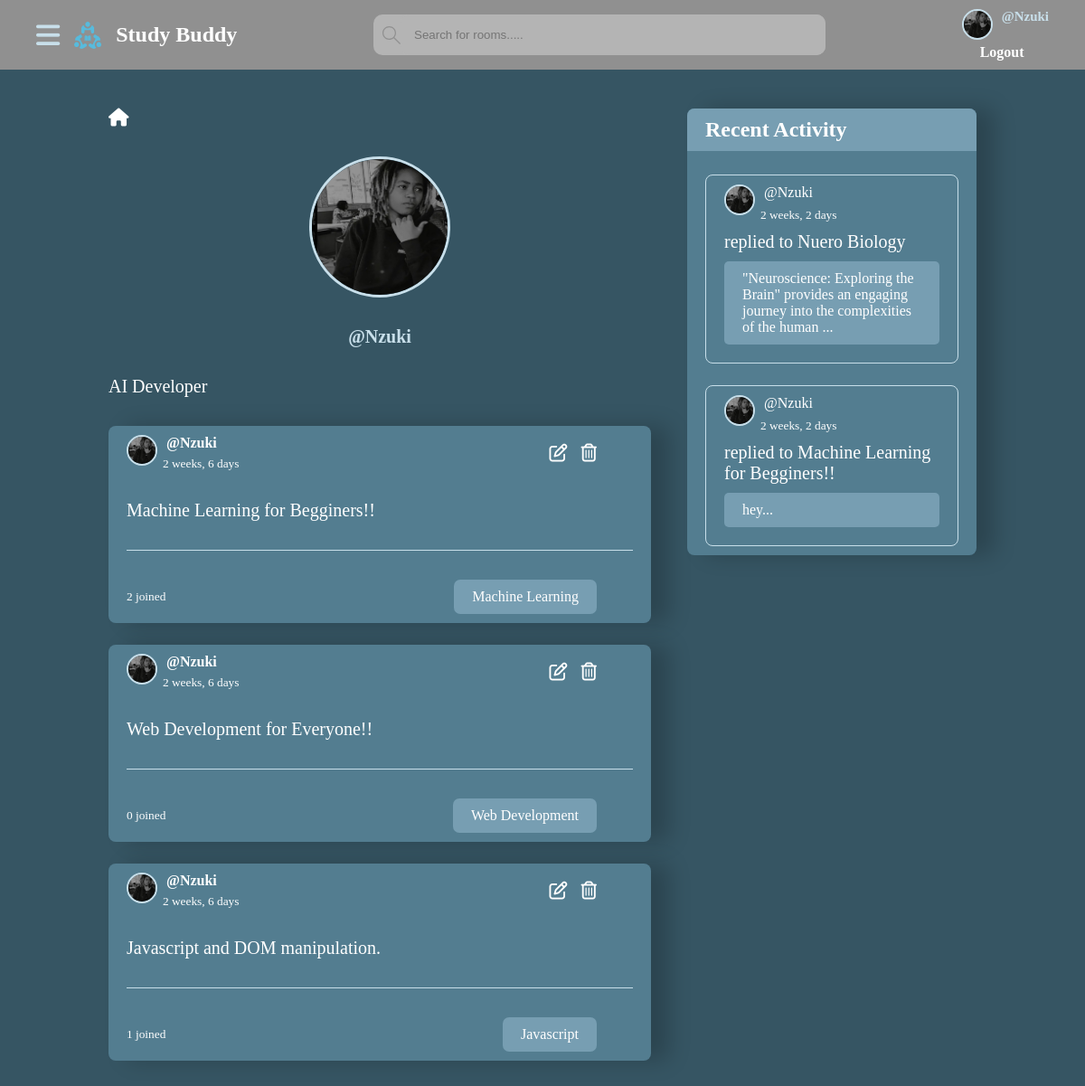
The app's page /studybud/profile1/ (signed in) with its own data.
### core/models.py (models this page shows, shortened)
class UserProfile(models.Model):
    user = models.OneToOneField(User, on_delete=models.CASCADE)
    profile_pic = models.ImageField(upload_to='profile_pic/')
    bio = models.CharField(max_length=1000)
    @property
    def image_url(self):
        if self.profile_pic:
            return self. profile_pic.url
        else:
            return 'static/images/images.png'

class Room(models.Model):
    host = models.ForeignKey(User, on_delete=models.CASCADE)
    topic = models.ForeignKey(Topic, on_delete=models.CASCADE)
    name = models.CharField(max_length=200)
    description = models.TextField()
    participants = models.ManyToManyField(User,
                                          related_name='participants',
                                          blank=True
                                          )
    created_at = models.DateTimeField(auto_now_add=True)
    updated_at = models.DateTimeField(auto_now=True)
    class Meta:
        ordering = ['-updated_at', '-created_at']

class Topic(models.Model):
    name = models.CharField(max_length=200)
    def __str__(self):
        return self.name

class Message(models.Model):
    user = models.ForeignKey(User, on_delete=models.CASCADE)
    room = models.ForeignKey(Room, on_delete=models.CASCADE)
    body = models.TextField()
    replies = models.ManyToManyField(Reply, related_name='message_replies', blank=True)
    created_at = models.DateTimeField(auto_now_add=True)
    class Meta:
        ordering = ['-created_at']
    def __str__(self):
        return f'{self.body[:100]}...'

### core/views.py (the view)
# urls.py: path('profile<int:pk>/', views.profile, name="profile"),
@login_required(login_url='login')
def profile(request, pk):
    user_profile = UserProfile.objects.get(user=request.user)
    form = ProfileForm(request.POST, request.FILES, instance=user_profile)
    user = User.objects.get(pk=pk)
    user_profile = UserProfile.objects.get(user=user)
    rooms = Room.objects.filter(host=user)
    messages = Message.objects.filter(user=user)
    topics = Topic.objects.all()
    topics_count = topics.count()
    context = {
        "user_profile": user_profile,
        "user": user,
        "rooms": rooms,
        "messages": messages,
        "topics_count": topics_count,
        "topics": topics,
        "form": form,
    }
    return render(request, 'core/profile.html', context)

### core/forms.py
class ProfileForm(forms.ModelForm):
    class Meta:
        model = UserProfile
        fields = ['profile_pic', 'bio']
        widgets = {
            'profile_pic': forms.FileInput(attrs={'class': 'custom-file-input'}),
        }
        widgets = {
            'bio': forms.Textarea(attrs={'class': 'bio-textarea'}),
        }
    bio = forms.CharField(
        widget=forms.Textarea(attrs={'class': 'bio-textarea'}),
        error_messages={'required': ''}  # Set the error message to an empty string
    )
    profile_pic = forms.ImageField(
        widget=forms.FileInput(attrs={'class': 'custom-file-input'}),
        error_messages={'required': ''}  # Set the error message to an empty string
    )

### templates/core/profile.html (shortened to what this page needs)
<!DOCTYPE html>
{% extends 'core/base.html'%}
{% load static %}
    {% block content %}
    <section class="profile-container">
        <div class="profile__content">
             <div class="profile">
                 <div class="user__profile">
                     <div class="home-link">
                         <a href="{% url 'index' %}">
                            <i class="fa-solid fa-house"></i>
                         </a>
                     </div>
                     <div class="user-details">
                         <img src="{{user_profile.image_url}}"/>
                         <span>@{{user_profile.user.username}}</span>
                         <p>
                           {{user_profile.bio}}
                         </p>
                     </div>
                 </div>
                 <div class="profile__rooms">
                     <ul>
                       {% for room in rooms %}
                       <li>
                          <div class="user-profile-details">
                              <div>
                                  <a href="#">
                                      <img src="{% if room.host.userprofile.profile_pic %}{{ room.host.userprofile.image_url }}{% else %}{% static 'images/images.png' %}{% endif %}"/>
                                      <p>@{{room.host.username}}</p>
                                  </a>
                                  <small>{{room.created_at|timesince}}</small>
                              </div>
                              {% if user_profile.user == room.host %}
                              <div>
                                  <i data-room="{{room.id}}" class="fa-regular fa-pen-to-square update-room"></i>
                                  <i data-room="{{room.id}}" class="fa-regular fa-trash-can delete-room-btn"></i>
                              </div>
                              {% endif %}
                          </div>
                           <div class="profile-room__name">
                               <a href="{% url 'room' room.id %}">{{room.name}}</a>
                           </div>
                           <hr>
                           <div class="profile-room__topic">
                               <small>{{room.participants.all.count}} joined</small>
                               <p>{{room.topic}}</p>
                           </div>
                       </li>
                        {% endfor %}
                     </ul>
                 </div>
            </div>
            <div class="profile-activity-container">
                <div class="profile-activity__content">
                    <h2>Recent Activity</h2>
                    <div class="profile-activity">
                        <ul>
                            {% for message in messages %}
                            <li>
                                <div class="profile-activity__user">
                                    <a href="#">
                                      <img src="{% if message.user.userprofile.profile_pic %}{{ message.user.userprofile.image_url }}{% else %}{% static 'images/images.png' %}{% endif %}"/>
                                      <p>@{{message.user.username}}</p>
                                    </a>
                                    <small>{{message.created_at|timesince}}</small>
                                </div>
                                <div class="profile-activity__room">
                                    <a href="#">replied to <span>{{message.room.name}}</span></a>
                                </div>
                                <div class="profile-activity__message">
                                    <p>{{message}}</p>
                                </div>
                            </li>
                           {% endfor %}
                        </ul>
                    </div>
                </div>
            </div>
        </div>
    </section>
   {% endblock content %}

### templates/core/base.html (shortened to what this page needs)
<!DOCTYPE html>
{% load static %}
<html lang="en">
<head>
    <link rel="stylesheet" href="{% static 'styles/base.css' %}"/>
    <link rel="stylesheet" href="{% static 'styles/index.css' %}"/>
    <link rel="stylesheet" href="{% static 'styles/profile.css' %}"/>
    <link rel="stylesheet" href="{% static 'styles/room.css' %}"/>
</head>
<body>
    <nav>
        <div class="nav-container">
            <div class="logo">
                 <i class="fa-solid fa-bars open-topics"></i>
                <a href="{% url 'index' %}">
                    <img src="{% static 'images/favicon.ico' %}"/>
                    <h1>Study Buddy</h1>
                </a>
            </div>
            <div class="search-bar">
                    <form method="GET" action="{% url 'index' %}" id="searchbar">
                        <label>
                          <input type="text" name="q" placeholder="Search for rooms....."/>
                        </label>
                    </form>
            </div>
            <div class="links">
                 {% if user.is_authenticated %}
                     <a class="profile-link" href="{% url 'profile' request.user.id %}">
                        <img src="{{ request.user.userprofile.image_url }}">
                        <p>@{{request.user.username}}</p>
                    </a>
                {% else %}
                     <a class="profile-link" href="#">
                        <img src="{% static 'images/images.png' %}">
                        <p>Guest</p>
                    </a>
                {% endif %}
                {% if user.is_authenticated %}
                 <a class="login" href="{% url 'logout' %}">
                    Logout
                </a>
                {% else %}
                <a class="login" href="{% url 'login' %}">
                    Login/Register
                </a>
                {% endif %}
            </div>
        </div>
    </nav>
    {% block content %}
    {% endblock content %}
</body>
</html>

### static/styles/base.css (style rules this page uses)
* { padding: 0; margin: 0; text-decoration: none; list-style: none; color: var(--text-color); }
:root { --text-color: #ffffff; --special-links: #636363; --links-hover: #c8dfea; --nav-background-color: #909090; --search-bar: #B4B4B4; --body-background-color: #365563; --link-background: #537d90; --hover-color: #779eb2; }
nav { background: var(--nav-background-color); position: fixed; top: 0; z-index: 9999; width: 100%; }
.nav-container { padding: 10px 40px; display: flex; align-items: center; justify-content: space-between; }
.nav-container img { width: 30px; height: 30px; }
.logo { display: flex; align-items: center; gap: 1rem; }
.logo a { display: flex; align-items: center; gap: 1rem; }
.logo i { color: var(--links-hover); font-size: 30px; cursor: pointer; }
.nav-container .links { display: flex; flex-direction: column; gap: 5px; }
.nav-container .links .profile-link { display: flex; gap: 10px; }
.nav-container .links .profile-link img { border-radius: 50%; border: 2px solid var(--links-hover); }
.nav-container .links .profile-link p { color: var(--links-hover); font-weight: 700; font-size: 15px; }
.nav-container .links .login { margin-left: 20px; font-weight: 700; transition: transform 0.3s ease, color 0.3s ease; }
.nav-container #searchbar { width: 500px; display: flex; align-items: center; border: none; background: var(--search-bar); border-radius: 10px; }
.nav-container #searchbar label { display: flex; align-items: center; width: 100%; }
.nav-container #searchbar label input { flex: 1; border: none; outline: none; padding: 15px; background-color: var(--search-bar); border-radius: 10px; margin-left: 0; }
.nav-container #searchbar label svg { width: 20px; height: 20px; fill: var(--nav-background-color); margin-right: 0; margin-left: 10px; }
body { background: var(--body-background-color); }

### static/styles/index.css (style rules this page uses)
* { padding: 0; margin: 0; text-decoration: none; list-style: none; color: var(--text-color); }
:root { --text-color: #ffffff; --special-links: #636363; --links-hover: #c8dfea; --nav-background-color: #909090; --search-bar: #B4B4B4; --body-background-color: #365563; --link-background: #537d90; --hover-color: #779eb2; }

### static/styles/room.css (style rules this page uses)
* { padding: 0; margin: 0; text-decoration: none; list-style: none; color: var(--text-color); }
:root { --text-color: #ffffff; --special-links: #636363; --links-hover: #c8dfea; --nav-background-color: #909090; --search-bar: #B4B4B4; --body-background-color: #365563; --link-background: #537d90; --hover-color: #779eb2; }

### records on screen
UserProfile: image_url (picture), user.username "Nzuki", bio "AI Developer"
Room: host.profile_pic (picture), host.username "Nzuki", created_at "2 weeks, 6 days", name "Machine Learning for Begginers!!", participants.all.count "2", topic "Machine Learning"
Room: host.profile_pic (picture), host.username "Nzuki", created_at "2 weeks, 6 days", name "Web Development for Everyone!!", participants.all.count "0", topic "Web Development"
Room: host.profile_pic (picture), host.username "Nzuki", created_at "2 weeks, 6 days", name "Javascript and DOM manipulation.", participants.all.count "1", topic "Javascript"
Message: user.profile_pic (picture), user.username "Nzuki", created_at "2 weeks, 2 days", room.name "Nuero Biology", body "\"Neuroscience: Exploring the Brain\" provides an engaging journey into the complexities of the human ..."
Message: user.profile_pic (picture), user.username "Nzuki", created_at "2 weeks, 2 days", room.name "Machine Learning for Begginers!!", body "hey..."

### other values on screen
{{ request.user.username }} "Nzuki"
